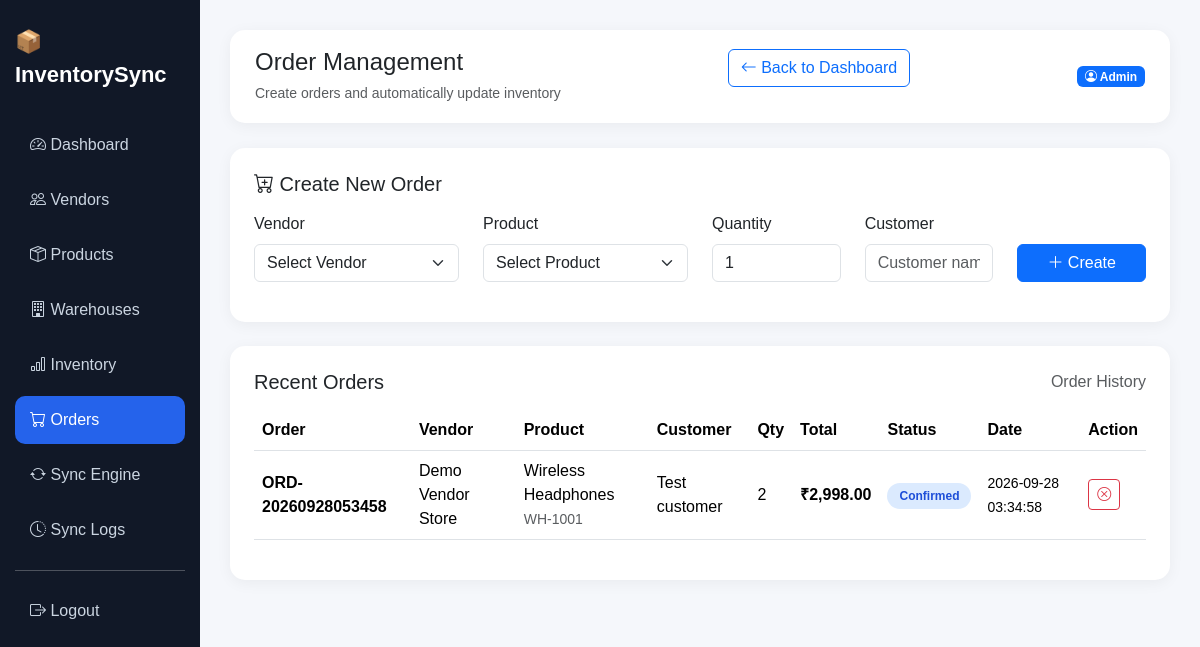
The app's page /admin/orders.php (signed in) with its own data.
### tables this page shows
CREATE TABLE `orders` (
  `id` int(11) NOT NULL,
  `order_number` varchar(50) NOT NULL,
  `vendor_id` int(11) DEFAULT NULL,
  `product_id` int(11) DEFAULT NULL,
  `quantity` int(11) NOT NULL DEFAULT 1,
  `customer_name` varchar(150) DEFAULT NULL,
  `total_amount` decimal(10,2) DEFAULT 0.00,
  `status` enum('pending','confirmed','shipped','delivered','cancelled') DEFAULT 'pending',
  `created_at` timestamp NOT NULL DEFAULT current_timestamp()
);

CREATE TABLE `vendors` (
  `id` int(11) NOT NULL,
  `user_id` int(11) DEFAULT NULL,
  `vendor_name` varchar(150) NOT NULL,
  `email` varchar(150) DEFAULT NULL,
  `phone` varchar(20) DEFAULT NULL,
  `status` enum('active','inactive') DEFAULT 'active',
  `created_at` timestamp NOT NULL DEFAULT current_timestamp()
);

CREATE TABLE `products` (
  `id` int(11) NOT NULL,
  `vendor_id` int(11) DEFAULT NULL,
  `product_name` varchar(150) NOT NULL,
  `sku` varchar(100) NOT NULL,
  `price` decimal(10,2) DEFAULT 0.00,
  `status` enum('active','inactive') DEFAULT 'active',
  `created_at` timestamp NOT NULL DEFAULT current_timestamp()
);

### admin/orders.php (the view, shortened to what this page needs)
<?php
include "../config/db.php";
$orders = $conn->query(
    "SELECT
        orders.*,
        vendors.vendor_name,
        products.product_name,
        products.sku
     FROM orders
     LEFT JOIN vendors
        ON orders.vendor_id = vendors.id
     LEFT JOIN products
        ON orders.product_id = products.id
     ORDER BY orders.created_at DESC"
);
?>
<!DOCTYPE html>
<html lang="en">
<head>
<link
href="https://cdn.jsdelivr.net/npm/bootstrap@5.3.3/dist/css/bootstrap.min.css"
rel="stylesheet">
<link
href="https://cdn.jsdelivr.net/npm/bootstrap-icons@1.11.3/font/bootstrap-icons.css"
rel="stylesheet">
</head>
<body>
<div class="container-fluid">
<div class="row">
<div class="col-md-2 sidebar">
<div class="brand">
📦 InventorySync
</div>
<a href="dashboard.php">
<i class="bi bi-speedometer2"></i>
Dashboard
</a>
<a href="vendors.php">
<i class="bi bi-people"></i>
Vendors
</a>
<a href="products.php">
<i class="bi bi-box-seam"></i>
Products
</a>
<a href="warehouses.php">
<i class="bi bi-building"></i>
Warehouses
</a>
<a href="inventory.php">
<i class="bi bi-bar-chart"></i>
Inventory
</a>
<a href="orders.php" class="active">
<i class="bi bi-cart"></i>
Orders
</a>
<a href="#">
<i class="bi bi-arrow-repeat"></i>
Sync Engine
</a>
<a href="#">
<i class="bi bi-clock-history"></i>
Sync Logs
</a>
<hr>
<a href="../logout.php">
<i class="bi bi-box-arrow-right"></i>
Logout
</a>
</div>
<div class="col-md-10 main">
<div class="topbar d-flex justify-content-between align-items-center">
<div>
<h4 class="mb-1">
Order Management
</h4>
<small class="text-muted">
Create orders and automatically update inventory
</small>
</div>
<a href="dashboard.php" class="btn btn-outline-primary mb-3">
    <i class="bi bi-arrow-left"></i> Back to Dashboard
</a>
<span class="badge bg-primary">
<i class="bi bi-person-circle"></i>
Admin
</span>
</div>
<div class="card p-4 mb-4">
<h5 class="mb-3">
<i class="bi bi-cart-plus"></i>
Create New Order
</h5>
<form method="POST">
<div class="row">
<div class="col-md-3 mb-3">
<label class="form-label">
Vendor
</label>
<select
name="vendor_id"
class="form-select"
required>
<option value="">
Select Vendor
</option>
</select>
</div>
<div class="col-md-3 mb-3">
<label class="form-label">
Product
</label>
<select
name="product_id"
class="form-select"
required>
<option value="">
Select Product
</option>
</select>
</div>
<div class="col-md-2 mb-3">
<label class="form-label">
Quantity
</label>
<input
type="number"
name="quantity"
class="form-control"
min="1"
value="1"
required>
</div>
<div class="col-md-2 mb-3">
<label class="form-label">
Customer
</label>
<input
type="text"
name="customer_name"
class="form-control"
placeholder="Customer name"
required>
</div>
<div class="col-md-2 mb-3 d-flex align-items-end">
<button
type="submit"
name="create_order"
class="btn btn-primary w-100">
<i class="bi bi-plus-lg"></i>
Create
</button>
</div>
</div>
</form>
</div>
<div class="card p-4">
<div class="d-flex justify-content-between mb-3">
<h5 class="mb-0">
Recent Orders
</h5>
<span class="text-muted">
Order History
</span>
</div>
<div class="table-responsive">
<table class="table table-hover">
<thead>
<tr>
<th>Order</th>
<th>Vendor</th>
<th>Product</th>
<th>Customer</th>
<th>Qty</th>
<th>Total</th>
<th>Status</th>
<th>Date</th>
<th>Action</th>
</tr>
</thead>
<tbody>
<?php if ($orders->num_rows > 0): ?>
<?php while ($order = $orders->fetch_assoc()): ?>
<tr>
<td>
<strong>
<?php echo htmlspecialchars($order['order_number']); ?>
</strong>
</td>
<td>
<?php echo htmlspecialchars($order['vendor_name'] ?? 'N/A'); ?>
</td>
<td>
<?php echo htmlspecialchars($order['product_name'] ?? 'N/A'); ?>
<br>
<small class="text-muted">
<?php echo htmlspecialchars($order['sku'] ?? ''); ?>
</small>
</td>
<td>
<?php echo htmlspecialchars($order['customer_name']); ?>
</td>
<td>
<?php echo $order['quantity']; ?>
</td>
<td>
<strong>
₹<?php echo number_format($order['total_amount'], 2); ?>
</strong>
</td>
<td>
<span class="status <?php echo $order['status']; ?>">
<?php echo ucfirst($order['status']); ?>
</span>
</td>
<td>
<small>
<?php echo $order['created_at']; ?>
</small>
</td>
<td>
<?php if ($order['status'] != 'cancelled'): ?>
<a
href="orders.php?cancel=<?php echo $order['id']; ?>"
class="btn btn-sm btn-outline-danger"
onclick="return confirm('Cancel this order and restore stock?');">
<i class="bi bi-x-circle"></i>
</a>
<?php else: ?>
<span class="text-muted">
No Action
</span>
<?php endif; ?>
</td>
</tr>
<?php endwhile; ?>
<?php endif; ?>
</tbody>
</table>
</div>
</div>
</div>
</div>
</div>
</body>
</html>

### admin/orders.php (style rules this page uses)
body { background: #f5f7fb; font-family: Arial, sans-serif; }
.sidebar { min-height: 100vh; background: #111827; color: white; padding: 25px 15px; }
.brand { font-size: 22px; font-weight: bold; margin-bottom: 30px; }
.sidebar a { display: block; color: #cbd5e1; text-decoration: none; padding: 12px 15px; border-radius: 10px; margin-bottom: 7px; }
.sidebar a:hover, .sidebar a.active { background: #2563eb; color: white; }
.main { padding: 30px; }
.topbar { background: white; padding: 18px 25px; border-radius: 15px; margin-bottom: 25px; box-shadow: 0 3px 15px rgba(0,0,0,0.05); }
.card { border: none; border-radius: 15px; box-shadow: 0 3px 15px rgba(0,0,0,0.05); }
.table { vertical-align: middle; }
.status { padding: 6px 12px; border-radius: 20px; font-size: 12px; font-weight: bold; }
.confirmed { background: #dbeafe; color: #1d4ed8; }

### records on screen
orders: order_number "ORD-20260928053458", vendor.vendor_name "Demo Vendor Store", product.product_name "Wireless Headphones", product.sku "WH-1001", customer_name "Test customer", quantity "2", total_amount "2,998.00", status "Confirmed", created_at "2026-09-28 03:34:58"
